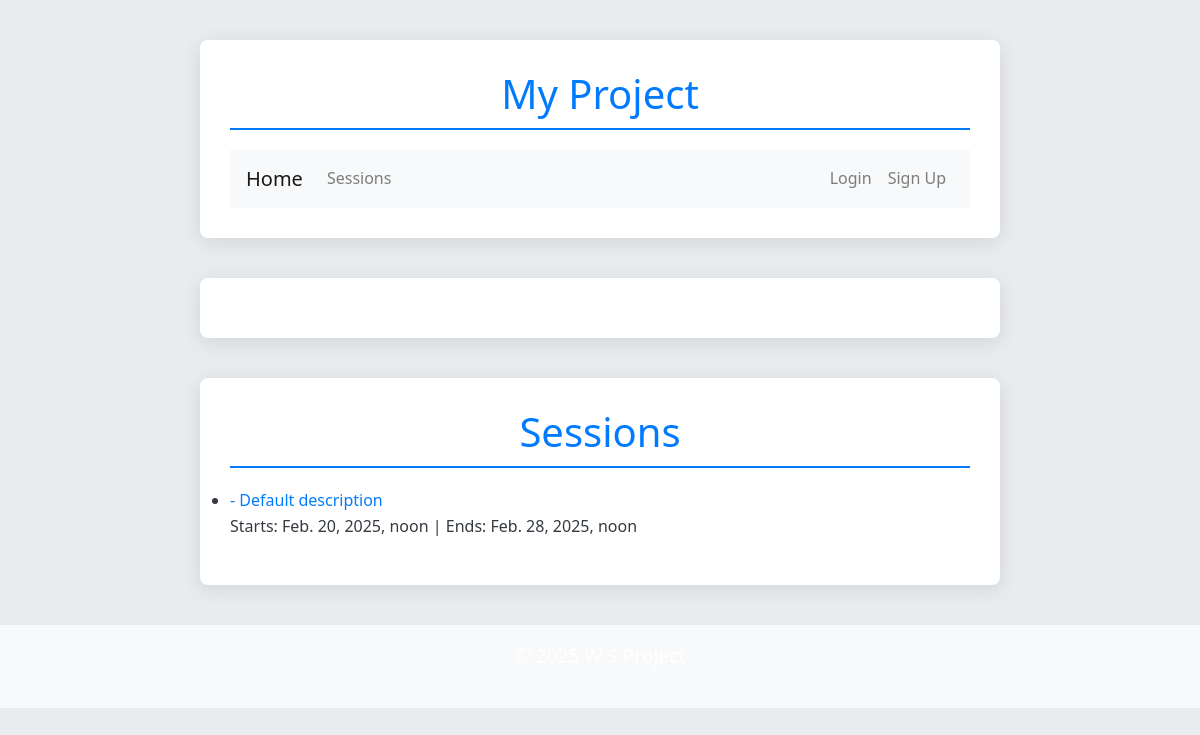
The app's page /voting_sessions/, older data.
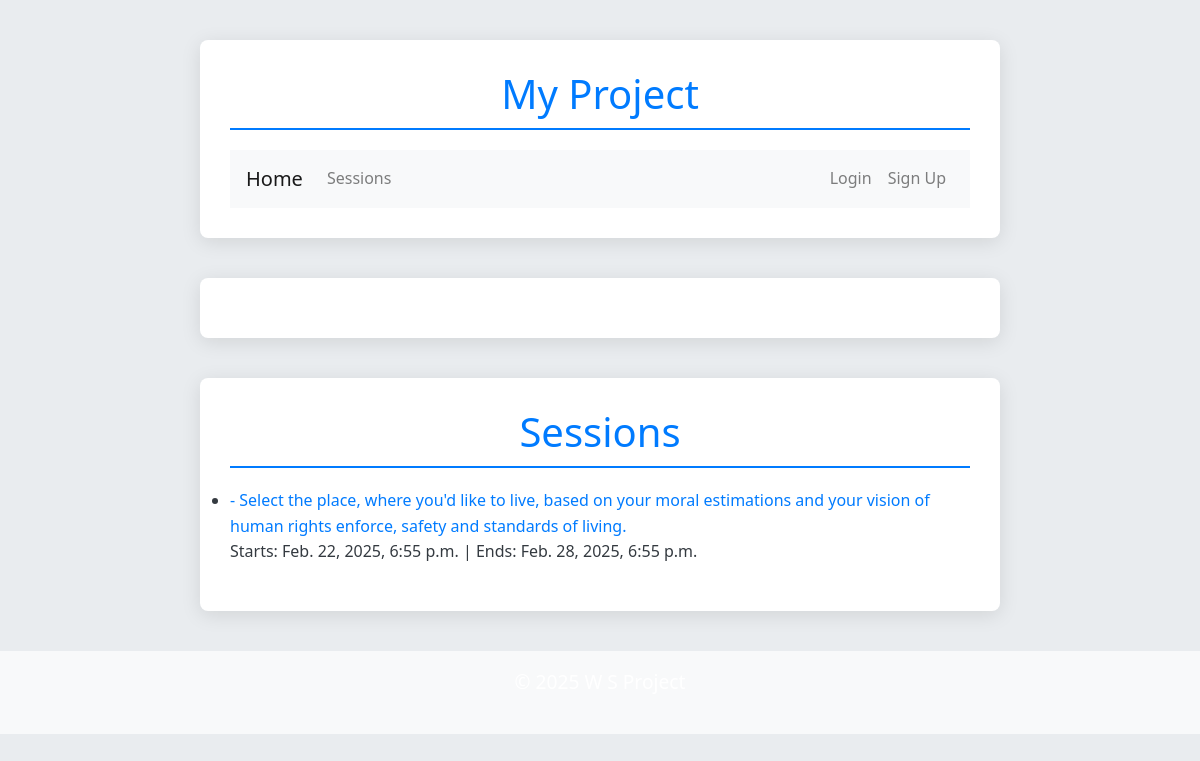
The same page, newer data.
### voting_sessions/models.py (models this page shows, shortened)
class Session(models.Model):
    title = models.CharField(max_length=200, null=True, blank=True)  # Single title for the session (choices + voting)
    session_start_time = models.DateTimeField(null=True, blank=True)  # When the session starts (choices phase)
    session_end_time = models.DateTimeField(default=calculate_default_end_time, null=True, blank=True)
    choice_duration = models.DurationField(null=True, blank=True, default=timedelta(hours=1))  # Duration of the choices phase
    voting_duration = models.DurationField(null=True, blank=True, default=timedelta(hours=1))  # Duration of the voting phase
    description = models.TextField(default="Default description", null=True, blank=True)  # Session description
    email_sent = models.BooleanField(default=False)
    creator_email = models.EmailField(max_length=255, blank=True, null=True, default="postvezha@gmail.com")
    invitation_endpoint = models.URLField(max_length=500, blank=True, null=True, default="https://example.comm")

### voting_sessions/views.py (the view)
# urls.py: path('', views.session_list, name='session_list'),
def session_list(request):
    sessions = Session.objects.all()
    return render(request, "session_list.html", {"sessions": sessions})

### voting_sessions/templates/voting_sessions/session_list.html
{% extends "base.html" %}
{% block content %}
<h1>Sessions</h1>
<ul>
    {% for session in sessions %}
        <li>
            <a href="{% url 'voting_sessions:session_detail' session.id %}">
                {{ session.name }} - {{ session.description }}
            </a>
            <br>
            Starts: {{ session.session_start_time }} | Ends: {{ session.session_end_time }}
        </li>
    {% endfor %}
</ul>
{% endblock %}

Row changes from the older to the newer data that the page shows:
changed Session: description "Default description" → "Select the place, where you'd like to live, based on your moral estimations and your vision of human rights enforce, safety and standards of living."; session_start_time "Feb. 20, 2025, noon" → "Feb. 22, 2025, 6:55 p.m."; session_end_time "Feb. 28, 2025, noon" → "Feb. 28, 2025, 6:55 p.m."
